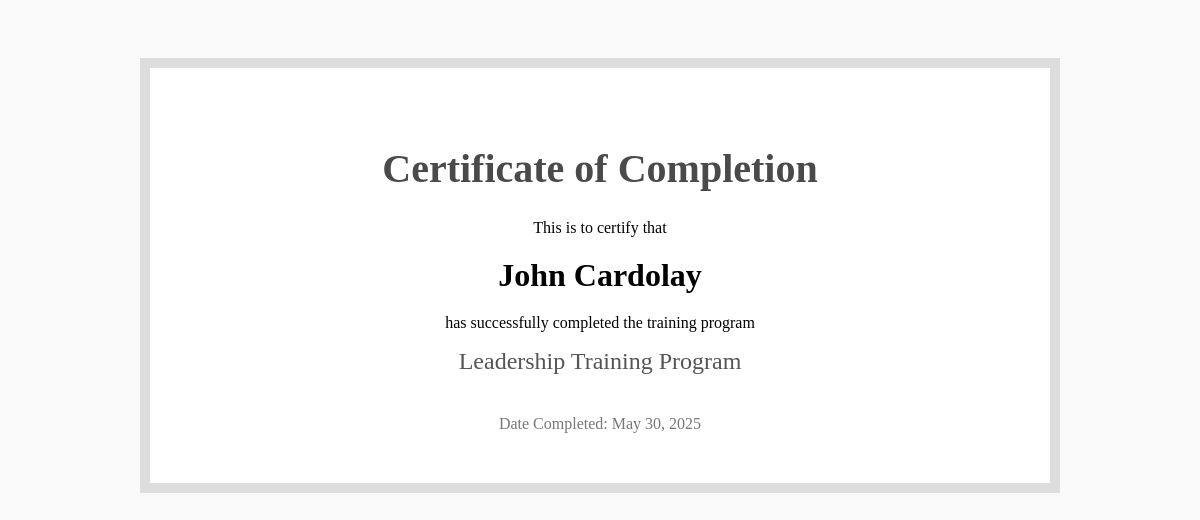
The app's page /hr_2/admin/training_management/generateCertificate.php?lp_id=2 with its own data.
### tables this page shows
CREATE TABLE `learning_progress` (
  `LP_ID` int(255) NOT NULL,
  `EMPLOYEE_ID` int(255) DEFAULT NULL,
  `PROGRESS` int(3) DEFAULT NULL,
  `START` date DEFAULT NULL,
  `END` date DEFAULT NULL,
  `STATUS` varchar(255) DEFAULT NULL,
  `COURSE` int(11) DEFAULT NULL
);

CREATE TABLE `trainee_table` (
  `TRAINEE_ID` int(11) NOT NULL,
  `FULLNAME` varchar(45) NOT NULL,
  `GENDER` varchar(45) NOT NULL,
  `POSITION` varchar(45) NOT NULL
);

CREATE TABLE `training_program` (
  `PROGRAM_ID` int(11) NOT NULL,
  `PROGRAM_TYPE` varchar(50) DEFAULT NULL,
  `PROGRAM_NAME` varchar(50) DEFAULT NULL,
  `TRAINER` int(11) NOT NULL,
  `START` date DEFAULT NULL,
  `END` date DEFAULT NULL,
  `STATUS` varchar(45) DEFAULT NULL,
  `DESCRIPTION_PROGRAM` text DEFAULT NULL
);

### hr_2/admin/training_management/generateCertificate.php (the view, shortened to what this page needs)
<?php
include '../../../phpcon/conn.php';
$lp_id = intval($_GET['lp_id']);
$query = "
    SELECT
        tt.FULLNAME AS TRAINEE_NAME,
        tp.PROGRAM_NAME,
        lp.END
    FROM learning_progress lp
    LEFT JOIN trainee_table tt ON lp.EMPLOYEE_ID = tt.TRAINEE_ID
    LEFT JOIN training_program tp ON lp.COURSE = tp.PROGRAM_ID
    WHERE lp.LP_ID = ?
";
$stmt = $connection->prepare($query);
$stmt->bind_param("i", $lp_id);
$stmt->execute();
$result = $stmt->get_result();
if ($row = $result->fetch_assoc()):
?>
<!DOCTYPE html>
<html lang="en">
<head>
</head>
<body>
<div class="certificate">
    <h1>Certificate of Completion</h1>
    <p>This is to certify that</p>
    <div class="name"><?= htmlspecialchars($row['TRAINEE_NAME']) ?></div>
    <p>has successfully completed the training program</p>
    <div class="program"><?= htmlspecialchars($row['PROGRAM_NAME']) ?></div>
    <div class="date">Date Completed: <?= date("F j, Y", strtotime($row['END'])) ?></div>
</div>
</body>
</html>
<?php
else:
    echo "No certificate data found.";
endif;
?>

### hr_2/admin/training_management/generateCertificate.php (style rules this page uses)
body { font-family: 'Georgia', serif; text-align: center; padding: 50px; background: #f9f9f9; }
.certificate { border: 10px solid #ddd; padding: 50px; background: #fff; max-width: 800px; margin: auto; }
h1 { font-size: 2.5em; color: #4a4a4a; }
.name { font-size: 2em; margin: 20px 0; font-weight: bold; }
.program { font-size: 1.5em; color: #555; }
.date { margin-top: 40px; font-size: 1em; color: #777; }

### records on screen
learning_progress: EMPLOYEE_ID.FULLNAME "John Cardolay", COURSE.PROGRAM_NAME "Leadership Training Program", END "May 30, 2025"
